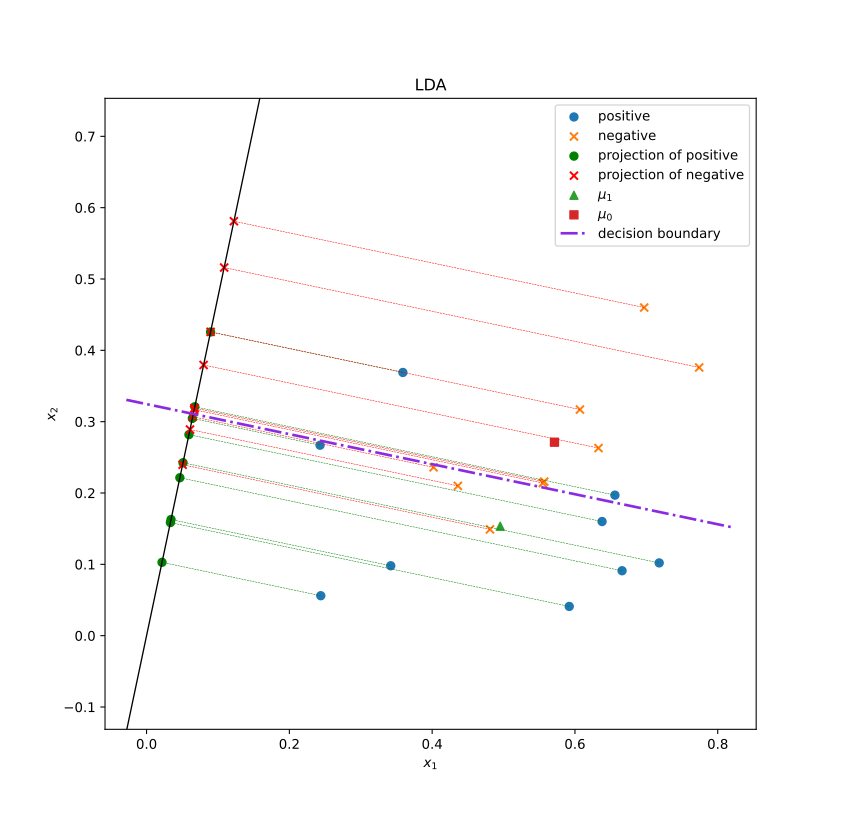

The Python source for this figure:
import numpy as np
import matplotlib.pyplot as plt


class LDA:
    """
    Linear Discriminant Analysis (LDA) classifier.
    """
    X0: np.ndarray  # data points of positive class
    X1: np.ndarray  # data points of negative class
    w: np.ndarray   # projection line, w = (w1, w2), normalized
    
    def __init__(self):
        self.X0 = None
        self.X1 = None
        self.w = None

    def train(self, X_train, y_train):
        self.X0 = X_train[y_train == 0]
        self.X1 = X_train[y_train == 1]
        Sw = np.cov(self.X0.T) + np.cov(self.X1.T)
        self.w = np.linalg.inv(Sw).dot(self.mu0 - self.mu1)
        self.w /= np.linalg.norm(self.w)  # normalize w
        self.__plot()

    def predict(self, X):
        proj = X.dot(self.w)
        proj0 = self.mu0.dot(self.w)
        proj1 = self.mu1.dot(self.w)
        return np.where(np.abs(proj - proj0) < np.abs(proj - proj1), 0, 1)
    
    def __plot(self):
        """
        Plot the data points, projection points, perpendicular lines, and projection line.
        """
        # data points
        plt.scatter(self.X1[:, 0], self.X1[:, 1], label='positive', marker='o')
        plt.scatter(self.X0[:, 0], self.X0[:, 1], label='negative', marker='x')
        
        # projection points
        proj0 = self.X0.dot(self.w)
        proj1 = self.X1.dot(self.w)
        plt.scatter(self.w[0] * proj1, self.w[1] * proj1, color='g', label='projection of positive', marker='o')
        plt.scatter(self.w[0] * proj0, self.w[1] * proj0, color='r', label='projection of negative', marker='x')
        
        # perpendicular lines
        for i in range(len(proj1)):
            plt.plot([self.X1[i, 0], self.w[0] * proj1[i]], [self.X1[i, 1], self.w[1] * proj1[i]], 'g--', lw=0.4)
        for i in range(len(proj0)):
            plt.plot([self.X0[i, 0], self.w[0] * proj0[i]], [self.X0[i, 1], self.w[1] * proj0[i]], 'r--', lw=0.4)
            
        # center of each class
        plt.scatter(self.mu1[0], self.mu1[1], label='$\mu_1$', marker='^')
        plt.scatter(self.mu0[0], self.mu0[1], label='$\mu_0$', marker='s')
        
        # set x- and y-axis limits
        # concatenate all x and y coordinates of data points and projection points
        points_x = np.concatenate((self.X0[:, 0], self.X1[:, 0], self.w[0] * proj0, self.w[0] * proj1), axis=0)
        points_y = np.concatenate((self.X0[:, 1], self.X1[:, 1], self.w[1] * proj0, self.w[1] * proj1), axis=0)
        x_min, x_max = points_x.min(), points_x.max()
        y_min, y_max = points_y.min(), points_y.max()
        plt.axis('equal')  # equal scaling is necessary for perpendicular lines
        plt.xlim(x_min - 0.05, x_max + 0.05)
        plt.ylim(y_min - 0.05, y_max + 0.05)
        
        # projection line
        slope = self.w[1] / self.w[0]
        line_x = np.array(plt.xlim())
        line_y = slope * line_x
        plt.plot(line_x, line_y, color='black', lw=1)
        
        # decision boundary
        boundary_point = (self.mu0 + self.mu1) / 2
        boundary_slope = -1 / slope
        boundary_line_x = np.array(plt.xlim())
        boundary_line_y = boundary_slope * (boundary_line_x - boundary_point[0]) + boundary_point[1]
        plt.plot(boundary_line_x, boundary_line_y, color='blueviolet', lw=2, ls='-.', label='decision boundary')
        
        plt.title('LDA')
        plt.xlabel('$x_1$')
        plt.ylabel('$x_2$')
        plt.legend()
        plt.show()
        
    @property
    def mu0(self) -> np.ndarray:
        return self.X0.mean(0)
    
    @property
    def mu1(self) -> np.ndarray:
        return self.X1.mean(0)


if __name__ == "__main__":
    model = LDA()

    data = np.array([
        [0.666, 0.091, 1],
        [0.243, 0.267, 1],
        [0.244, 0.056, 1],
        [0.342, 0.098, 1],
        [0.638, 0.16,  1],
        [0.656, 0.197, 1],
        [0.359, 0.369, 1],
        [0.592, 0.041, 1],
        [0.718, 0.102, 1],
        [0.697, 0.46,  0],
        [0.774, 0.376, 0],
        [0.633, 0.263, 0],
        [0.607, 0.317, 0],
        [0.555, 0.214, 0],
        [0.402, 0.236, 0],
        [0.481, 0.149, 0],
        [0.436, 0.21,  0],
        [0.557, 0.216, 0]])

    X = data[:, :-1]  # attributes
    y = data[:, -1]   # labels

    model.train(X, y)
